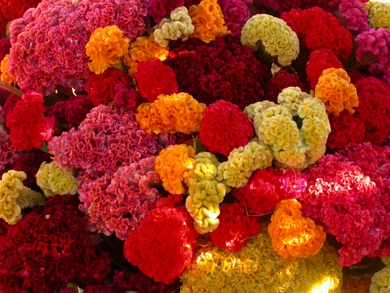
%> input picture lab1/colorspace/flowers.jpg, 390 x 293 px
$ octave main.m   (GNU Octave 9; MATLAB toolbox functions it lacks are replaced by stand-ins)
%> lines starting %> are read from the running program, lines starting %| are printed output that depends on the picture
%> further down, I is the input picture: size 293x390x3 uint8; mean R, G, B 152.9, 46.4, 26.4
### lab1/colorspace/ConvertColorSpace.m
function [new_image] = ConvertColorSpace(input_image, colorspace)
%> called with colorspace = 'opponent'
% convert image into double precision for conversions
input_image = im2double(input_image);

if strcmp(colorspace, 'opponent')
    new_image = rgb2opponent(input_image);
    labels = {'O1', 'O2', 'O3'};
elseif strcmp(colorspace, 'rgb')
    new_image = rgb2normedrgb(input_image);
    labels = {'Normalized R', 'Normalized G', 'Normalized B'};
elseif strcmp(colorspace, 'hsv')
    new_image = rgb2hsv(input_image);
    labels = {'H', 'S', 'V'};
elseif strcmp(colorspace, 'ycbcr')
    new_image = rgb2ycbcr(input_image);
    labels = {'Y', 'Cb', 'Cr'};
elseif strcmp(colorspace, 'gray')
    [out_light, out_avg, out_lum, out_matlab] = rgb2grays(input_image);
    new_image = {out_light, out_avg, out_lum, out_matlab};
else
% if user inputs an unknow colorspace just notify and do not plot anything
    fprintf('Error: Unknown colorspace type [%s]...\n',colorspace);
    new_image = input_image;
    return;
end


% Plotting
if strcmp(colorspace, 'gray')
    visualize(out_light, out_avg, out_lum, out_matlab, input_image, ...
        {'lightness', 'average', 'luminosity', 'matlab', 'original'},colorspace);

    % Uncomment this line to plot kernel density estimates of the image
    % intensities after the grayscale conversion
    %channel_density(new_image, {'lightness', 'average', 'luminosity', 'matlab'},'gray_kernels');
else
    visualize(new_image(:,:,1), new_image(:,:,2), new_image(:,:,3), input_image, [labels {'Original'}], colorspace);

    % Uncomment this line to get the scatter plots for the colors in the
    % transformed image. Note: It's a bit slow
    %colorspace_scatterplot(new_image, input_image, labels, colorspace)
end

end

### lab1/colorspace/getColorChannels.m

function [R, G, B] = getColorChannels(input_image)
% helper function that seperates an image into its color channels
R = input_image(:,:,1);
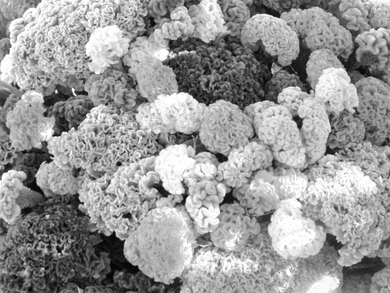
%> R: size 293x390 double; min 0, max 1, mean 0.6
G = input_image(:,:,2);
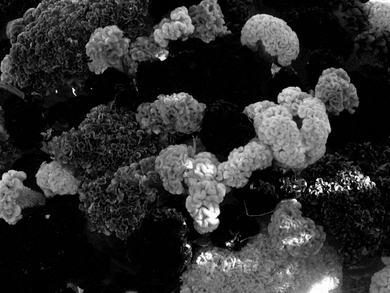
%> G: size 293x390 double; min 0, max 1, mean 0.182
B = input_image(:,:,3);
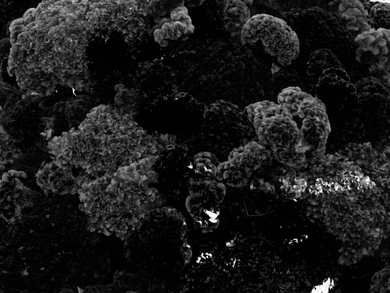
%> B: size 293x390 double; min 0, max 1, mean 0.103
end

### lab1/colorspace/rgb2opponent.m
function [output_image] = rgb2opponent(input_image)
% converts an RGB image into opponent color space

input_image = double(input_image); % Converts to double for numerical stability

[R,G,B] = getColorChannels(input_image);

O1 = (R - G) / sqrt(2);
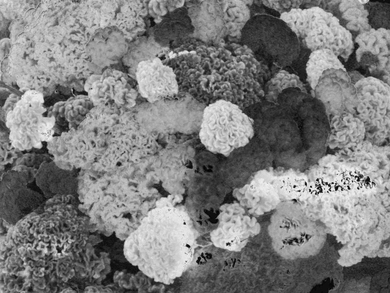
%> O1: size 293x390 double; min -0.0444, max 0.641, mean 0.295; drawn with min black and max white

O2 = (R + G - 2 * B) / sqrt(6);
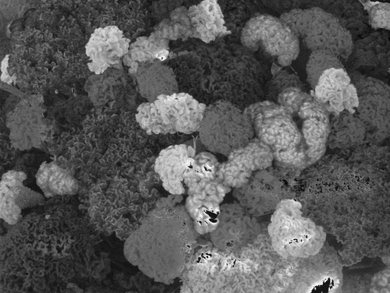
%> O2: size 293x390 double; min -0.056, max 0.786, mean 0.235; drawn with min black and max white

O3 = (R + G + B) / sqrt(3);

output_image = cat(3, O1, O2, O3);
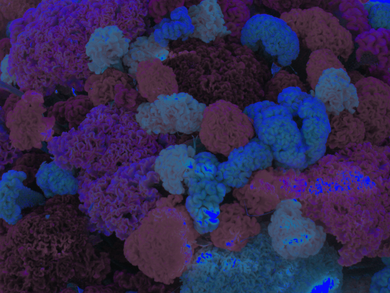
%> output_image: size 293x390x3 double; mean R, G, B 0.295, 0.235, 0.511; drawn with min black and max white

end

### lab1/colorspace/visualize.m
function visualize(varargin)
% Displays a set of images. The format should be
% visualize(im_1, ..., im_n, {'label_1', ..., 'label_n', 'plot_title'})

if nargin <= 3
    row_num = 1;
    col_num = nargin-2;
else
    row_num = 2;
    col_num = ceil((nargin-2)/2);
end

% Size
figure('Position', [10, 10, 1000, 800])

% For each channel in the colorspace, plot the image
for i = 1:nargin-2
    subplot(row_num, col_num, i);
    imshow(varargin{i});
    title(varargin{end-1}(i), 'FontSize', 18);
end
%> this loop made 4 passes
%> pass 2, in visualize, `imshow(varargin{i});`:
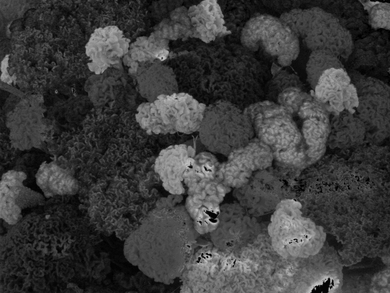
%> displayed picture: size 293x390, on the screen's scale of 0 to 255; min 0, max 200, mean 59.8

fig = gcf;
%> the run ends on the next line
fig_pos = fig.PaperPosition;
set(gcf, 'PaperSize', [fig_pos(3) fig_pos(4)]);
fig.PaperSize = [fig_pos(3) fig_pos(4)];

lab = strcat('./figs/',varargin{end},'_subplots');
print(lab,'-dpng');

### lab1/colorspace/main.m
clear
clc
close all

disp('Press any key between execution to continue to the next method');

I = imread('flowers.jpg');

J = ConvertColorSpace(I,'opponent');
